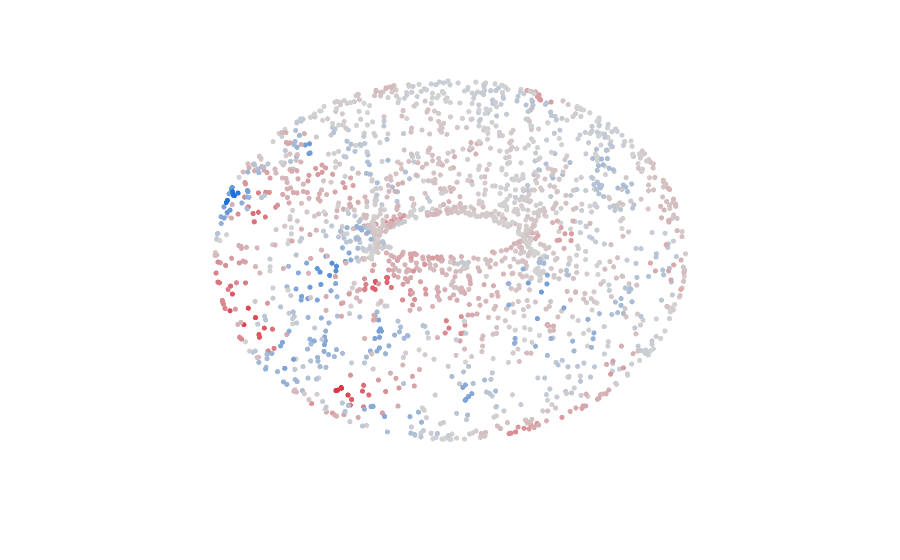

Notebook code for this chart:
### Code cell
from diffusion_geometry.operators import LinearOperator

sharp = LinearOperator(dg.form_space(1), dg.vector_field_space, weak_matrix=np.eye(dg.form_space(1).dim))
flat = LinearOperator(dg.vector_field_space, dg.form_space(1), weak_matrix=np.eye(dg.vector_field_space.dim))

ricci = sharp @ dg.laplacian(1) @ flat - connection

a = eigenvectors[0]

dg.g(a, ricci(a))
plot_scatter_3d(data, color=dg.g(a, ricci(a)), camera=camera).show()

### Figure 1 — Plotly figure (JSON) as saved in the notebook; plotly's stock layout.template omitted (floating-point values rounded to 4 significant figures; data arrays with more than 128 entries replaced by an {"elided": "..."} marker saying what was removed)
{"data": [{"marker": {"cmax": 477.8, "cmid": 0, "cmin": -477.8, "color": {"elided": "2000 float values"}, "colorscale": [[0, "#166dde"], [0.5, "#d3d3d3"], [1, "#e32636"]], "line": {"color": "rgba(0,0,0,0)", "width": 0}, "opacity": 1, "showscale": false, "size": 3}, "mode": "markers", "type": "scatter3d", "x": {"elided": "2000 float values"}, "y": {"elided": "2000 float values"}, "z": {"elided": "2000 float values"}}], "layout": {"coloraxis": {"showscale": false}, "margin": {"b": 0, "l": 0, "r": 0, "t": 0}, "paper_bgcolor": "white", "plot_bgcolor": "white", "scene": {"aspectmode": "data", "camera": {"center": {"x": 0, "y": 0, "z": -0.2}, "eye": {"x": 1.04, "y": -1.17, "z": 1.3}, "up": {"x": 0, "y": 0, "z": 1}}, "xaxis": {"showbackground": false, "showgrid": false, "showticklabels": false, "title": {"text": ""}, "visible": false, "zeroline": false}, "yaxis": {"showbackground": false, "showgrid": false, "showticklabels": false, "title": {"text": ""}, "visible": false, "zeroline": false}, "zaxis": {"showbackground": false, "showgrid": false, "showticklabels": false, "title": {"text": ""}, "visible": false, "zeroline": false}}, "showlegend": false, "title": {"text": ""}, "xaxis": {"automargin": false, "showgrid": false, "showline": false, "showticklabels": false, "title": {"text": ""}, "zeroline": false}, "yaxis": {"automargin": false, "scaleanchor": "x", "scaleratio": 1, "showgrid": false, "showline": false, "showticklabels": false, "title": {"text": ""}, "zeroline": false}}}
